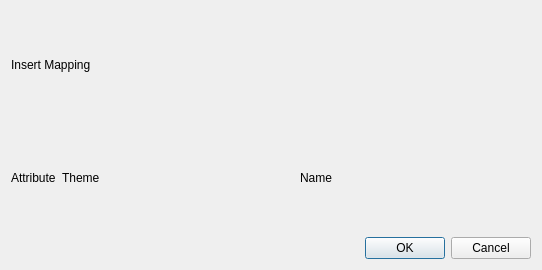
<?xml version="1.0" encoding="UTF-8"?>
<ui version="4.0">
 <class>CreateWeightTreeDialog</class>
 <widget class="QDialog" name="CreateWeightTreeDialog">
  <property name="windowModality">
   <enum>Qt::ApplicationModal</enum>
  </property>
  <property name="geometry">
   <rect>
    <x>0</x>
    <y>0</y>
    <width>542</width>
    <height>270</height>
   </rect>
  </property>
  <property name="windowTitle">
   <string>Dialog</string>
  </property>
  <layout class="QVBoxLayout" name="verticalLayout">
   <item>
    <widget class="QLabel" name="label">
     <property name="text">
      <string>Insert Mapping</string>
     </property>
    </widget>
   </item>
   <item>
    <layout class="QGridLayout" name="grid_layout">
     <item row="0" column="0">
      <widget class="QLabel" name="label_2">
       <property name="text">
        <string>Attribute</string>
       </property>
      </widget>
     </item>
     <item row="0" column="1">
      <widget class="QLabel" name="label_3">
       <property name="sizePolicy">
        <sizepolicy hsizetype="Expanding" vsizetype="Preferred">
         <horstretch>0</horstretch>
         <verstretch>0</verstretch>
        </sizepolicy>
       </property>
       <property name="text">
        <string>Theme</string>
       </property>
      </widget>
     </item>
     <item row="0" column="2">
      <widget class="QLabel" name="label_4">
       <property name="sizePolicy">
        <sizepolicy hsizetype="Expanding" vsizetype="Preferred">
         <horstretch>0</horstretch>
         <verstretch>0</verstretch>
        </sizepolicy>
       </property>
       <property name="text">
        <string>Name</string>
       </property>
      </widget>
     </item>
    </layout>
   </item>
   <item>
    <widget class="QDialogButtonBox" name="buttonBox">
     <property name="orientation">
      <enum>Qt::Horizontal</enum>
     </property>
     <property name="standardButtons">
      <set>QDialogButtonBox::Cancel|QDialogButtonBox::Ok</set>
     </property>
    </widget>
   </item>
  </layout>
 </widget>
 <resources/>
 <connections>
  <connection>
   <sender>buttonBox</sender>
   <signal>accepted()</signal>
   <receiver>CreateWeightTreeDialog</receiver>
   <slot>accept()</slot>
   <hints>
    <hint type="sourcelabel">
     <x>248</x>
     <y>254</y>
    </hint>
    <hint type="destinationlabel">
     <x>157</x>
     <y>274</y>
    </hint>
   </hints>
  </connection>
  <connection>
   <sender>buttonBox</sender>
   <signal>rejected()</signal>
   <receiver>CreateWeightTreeDialog</receiver>
   <slot>reject()</slot>
   <hints>
    <hint type="sourcelabel">
     <x>316</x>
     <y>260</y>
    </hint>
    <hint type="destinationlabel">
     <x>286</x>
     <y>274</y>
    </hint>
   </hints>
  </connection>
 </connections>
</ui>
